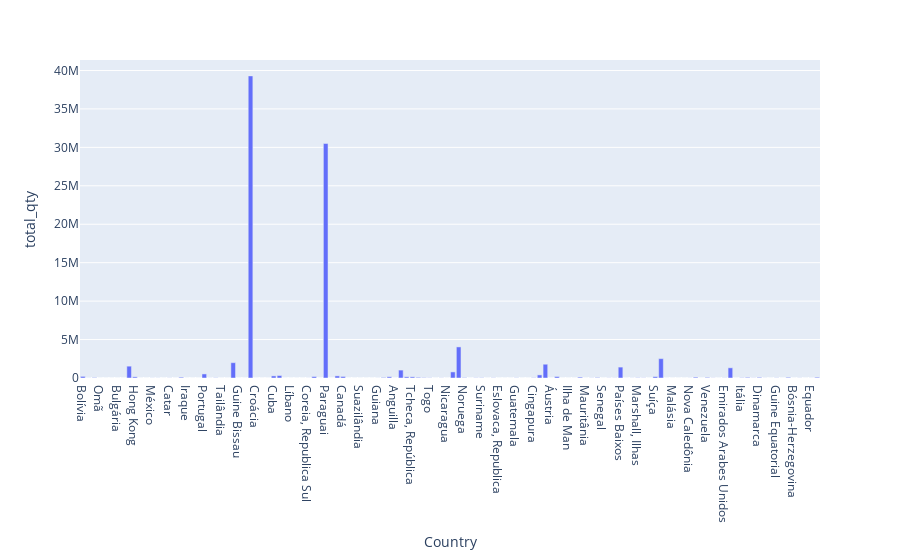

Notebook code for this chart:
### Code cell
px.bar(qty_by_country, x="Country", y="total_qty")

### Figure 1 — Plotly figure (JSON) as saved in the notebook; plotly's stock layout.template omitted (floating-point values rounded to 4 significant figures)
{"data": [{"alignmentgroup": "True", "hovertemplate": "Country=%{x}<br>total_qty=%{y}<extra></extra>", "legendgroup": "", "marker": {"color": "#636efa", "pattern": {"shape": ""}}, "name": "", "offsetgroup": "", "orientation": "v", "showlegend": false, "textposition": "auto", "type": "bar", "x": ["Bolívia", "Grécia", "Argentina", "Omã", "Moçambique", "Vanuatu", "Bulgária", "Jamaica", "Japão", "Hong Kong", "Antígua e Barbuda", "Guiana Francesa", "México", "Vietnã", "Cocos (Keeling), Ilhas", "Catar", "Brasil", "Gana", "Iraque", "Tunísia", "Jordânia", "Portugal", "Granada", "Libéria", "Tailândia", "São Tomé e Príncipe", "Espanha", "Guine Bissau", "Honduras", "Rússia", "Croácia", "Bangladesh", "Aruba", "Cuba", "França", "Hungria", "Líbano", "Turquia", "India", "Coreia, Republica Sul", "Curaçao", "Montenegro", "Paraguai", "Tuvalu", "Austrália", "Canadá", "Comores", "Cayman, Ilhas", "Suazilândia", "Letônia", "Namibia", "Guiana", "Luxemburgo", "Nigéria", "Anguilla", "Alemanha, República Democrática", "Polônia", "Tcheca, República", "Chile", "Colômbia", "Togo", "Congo", "Malta", "Nicaragua", "Uruguai", "Estados Unidos", "Noruega", "República Dominicana", "Peru", "Suriname", "Trinidade Tobago", "Serra Leoa", "Eslovaca, Republica", "Barbados", "São Vicente e Granadinas", "Guatemala", "El Salvador", "Irã", "Cingapura", "Bélgica", "Haiti", "Áustria", "Angola", "Indonésia", "Ilha de Man", "Dominica", "Antilhas Holandesas", "Mauritânia", "Benin", "Panamá", "Senegal", "Nova Zelândia", "Filipinas", "Países Baixos", "Camarões", "Singapura", "Marshall, Ilhas", "Quênia", "Costa Rica", "Suíça", "China", "Gibraltar", "Malásia", "Porto Rico", "Costa do Marfim", "Nova Caledônia", "Estônia", "Belice", "Venezuela", "Bahamas", "Barein", "Emirados Arabes Unidos", "Reino Unido", "África do Sul", "Itália", "Taiwan (FORMOSA)", "Irlanda", "Dinamarca", "Chipre", "Tanzânia", "Guine Equatorial", "Ilhas Virgens", "Finlândia", "Bósnia-Herzegovina", "Cabo Verde", "Afeganistão", "Equador", "Suécia"], "xaxis": "x", "y": [209406, 9480, 51012, 194, 383, 18, 122, 0, 1539635, 149132, 2104, 112, 8779, 9799, 26, 13339, 2535, 102178, 0, 0, 12, 528660, 5610, 26953, 3275, 2184, 1993000, 48, 176, 39296199, 55, 12, 1350, 273713, 323902, 627, 0, 1236, 318, 4977, 191119, 32, 30500229, 2, 274714, 199663, 9, 425, 10, 387, 340, 6633, 67326, 161641, 0, 1028563, 154475, 151832, 84135, 43886, 24378, 360, 14222, 24, 792595, 4042624, 44399, 601, 24668, 29801, 891, 23884, 585, 615, 28, 20247, 55, 184, 34837, 403744, 1791603, 681, 194799, 5, 301, 1945, 114027, 9, 15399, 62966, 0, 14030, 14222, 1417200, 1749, 8826, 30353, 18911, 55, 178984, 2517096, 792, 63, 0, 0, 7227, 107768, 9, 76215, 14101, 1771, 17312, 1324164, 30, 32806, 82483, 16970, 81584, 6805, 0, 20684, 0, 86763, 45, 12625, 11, 6617, 99454], "yaxis": "y"}], "layout": {"barmode": "relative", "legend": {"tracegroupgap": 0}, "margin": {"t": 60}, "xaxis": {"anchor": "y", "domain": [0, 1], "title": {"text": "Country"}}, "yaxis": {"anchor": "x", "domain": [0, 1], "title": {"text": "total_qty"}}}}
